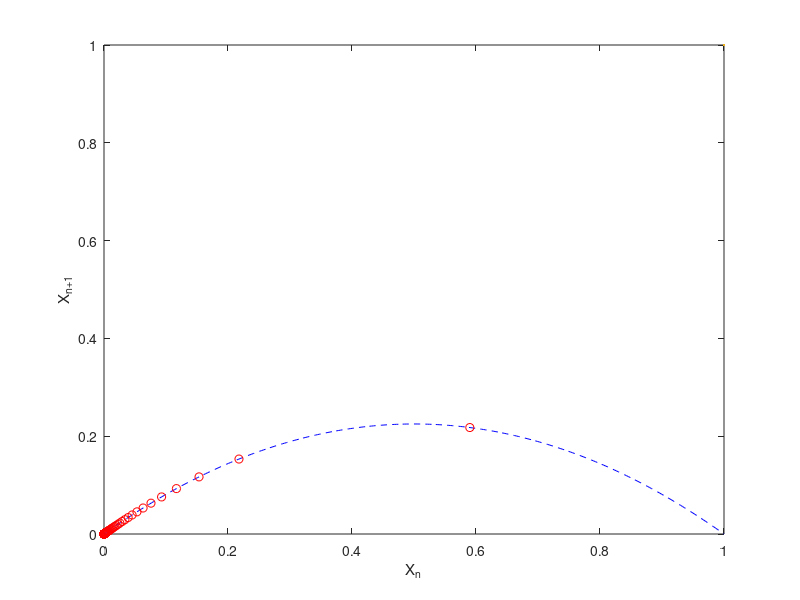

MATLAB code to generate this figure:
clear all, close all, clc

x=linspace(0,1,300);
mu=0.9;

z(1)=0.59;
z0=z(1);

for i = 1:300
    y(i)=mu*x(i)*(1-x(i));
end

plot(x,y,'--b',LineWidth=1)
hold on

for i = 1:101
    z(i+1)=mu*z(i)*(1-z(i));
end

for i = 1:100
    plot(z(i), z(i+1),'or',LineWidth=1)
    hold on
end
axis([0 1 0 1])
xlabel('X_n')
ylabel('X_{n+1}')